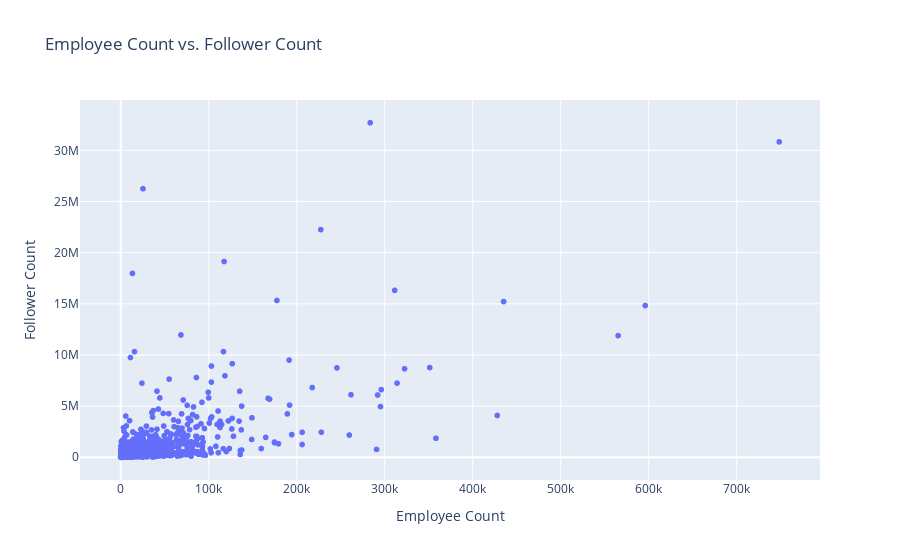

Here is the notebook cell this chart was saved with:
### Code cell
# Scatter plot to visualize the relationship between employee count and follower count
fig = px.scatter(
    df_companies,
    x="employee_count",
    y="follower_count",
    title="Employee Count vs. Follower Count",
    labels={"employee_count": "Employee Count", "follower_count": "Follower Count"},
    hover_data=["name"]
)
fig.show("vscode")

### Figure 1 — Plotly figure (JSON) as saved in the notebook; plotly's stock layout.template omitted (floating-point values rounded to 4 significant figures; data arrays with more than 128 entries replaced by an {"elided": "..."} marker saying what was removed)
{"data": [{"customdata": {"elided": "24450x1 str values"}, "hovertemplate": "Employee Count=%{x}<br>Follower Count=%{y}<br>name=%{customdata[0]}<extra></extra>", "legendgroup": "", "marker": {"color": "#636efa", "symbol": "circle"}, "mode": "markers", "name": "", "showlegend": false, "type": "scattergl", "x": {"elided": "24450 int values"}, "xaxis": "x", "y": {"elided": "24450 int values"}, "yaxis": "y"}], "layout": {"legend": {"tracegroupgap": 0}, "title": {"text": "Employee Count vs. Follower Count"}, "xaxis": {"anchor": "y", "domain": [0, 1], "title": {"text": "Employee Count"}}, "yaxis": {"anchor": "x", "domain": [0, 1], "title": {"text": "Follower Count"}}}}
